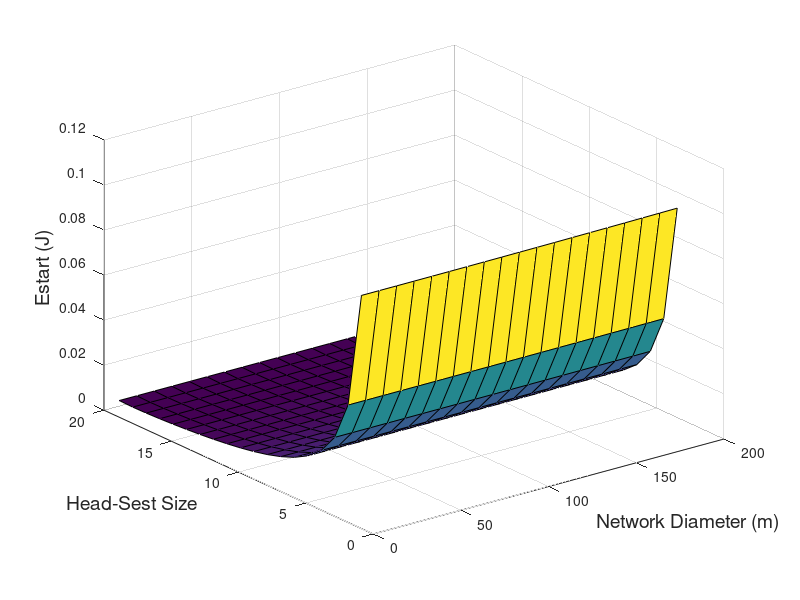

MATLAB code to generate this figure:
el=0.0013*10^-12; es=10*10^-12; Ee=50*10^-9; Ebf=5*10^-9;
n=1000; k=50; d=100; l=4000; Nf=10000;
[M,m]=meshgrid([1:10:190],[1:1:19]);
Ech_elect=l.*(Ee.*(n/k)+Ebf*((n/k)-1)+es*d^2);
Enon_ch_elect=l.*(Ee*(1+k)+(k*Ebf)+es.*((M.*M)/(2*3.14159*k)));
Ech_frame=l.*(((n/k)-m)*Ebf+(el*d^4)+((n/k)-m+1)*Ee);
Enon_ch_frame=l*(Ee+es.*((M.^2)/(2*3.14159*k)));
f1=1./(k.*((n/k)-m+1)); f2=((n/k)-m)./(k.*((n/k)-m+1));
Ech_data=f1.*Nf.*Ech_frame;
Enon_ch_data=f2.*Nf.*Enon_ch_frame;
Ech_iter=Ech_elect+Ech_data;
Enon_ch_iter=Enon_ch_elect+Enon_ch_data;
Estart=(Ech_iter./m)+((n./(k.*m))-1).*(Enon_ch_iter./((n/k)-m));
surf(M,m,Estart);
xlabel('Network Diameter (m)', 'FontSize',14)
ylabel('Head-Sest Size', 'FontSize',14)
zlabel('Estart (J)','FontSize',14)
%>> colormap cool